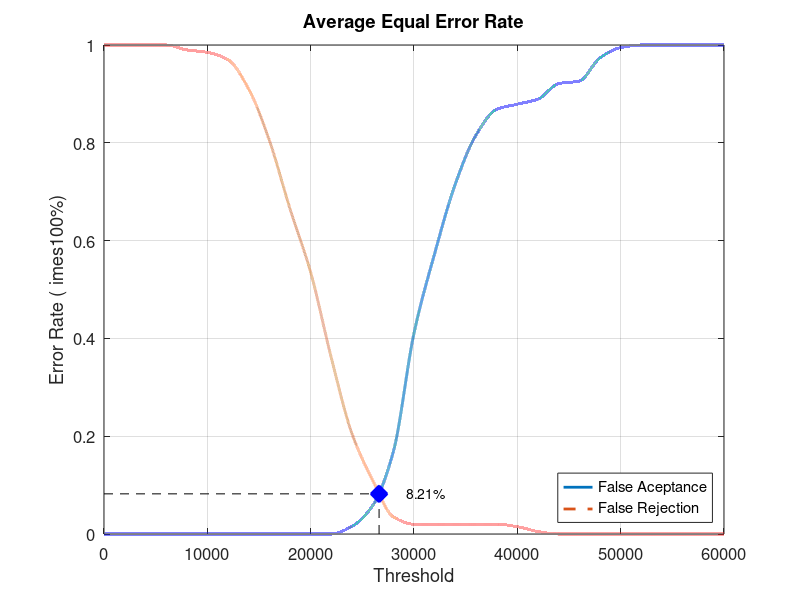
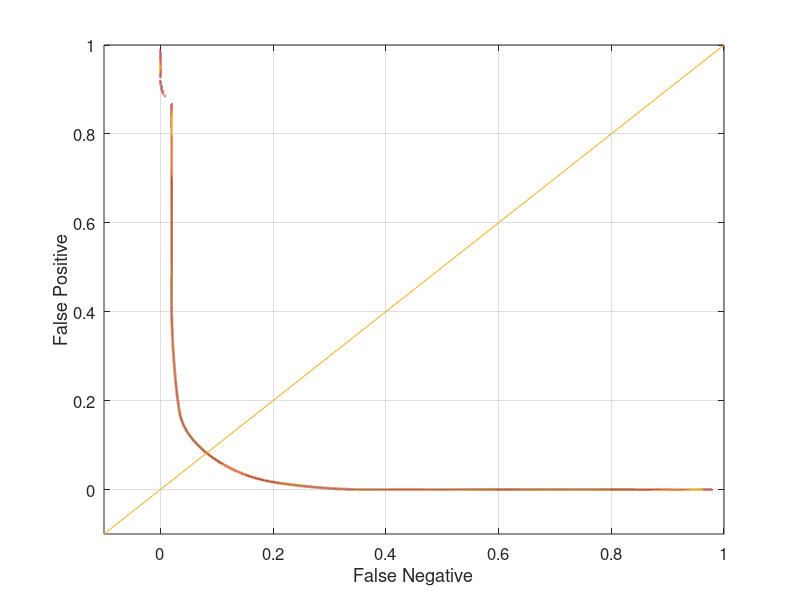

These charts were generated, in order, by the following MATLAB code:
close all;
clear;
clc;
x = 0:2000:60000;
xq = 0:0.5:60000;

y0 = [0 0 0 0 0 0 0 0 0 0 0 0 0.0157895 0.0578947 0.168421 0.410526 0.573684 0.715789 0.815789 0.868421 0.878947 0.889474 0.921053 0.926316 0.973684 0.994737 1 1 1 1 1]
yy0 = interp1(x, y0, xq, 'pchip');
y1 = [1 1 1 1 0.99 0.985 0.97 0.91 0.805 0.665 0.535 0.36 0.205 0.11 0.035 0.02 0.02 0.02 0.02 0.02 0.015 0.005 0 0 0 0 0 0 0 0 0]
yy1 = interp1(x, y1, xq, 'pchip');

% Calculating EER: 
y2 = abs(y0 - y1);
find(y2 == min(y2))
yy2 = abs(yy0 - yy1);
xEER = find(yy2 == min(yy2));
xEERIndex = xq(xEER) % X-axis EER
yEER = yy0(xEER) % Y-axis EER

main = figure
plot(xq, yy0,'-','LineWidth', 2);	hold on
plot(xq, yy1,'--','LineWidth', 2);	hold on
plot([xEERIndex xEERIndex], [0 yEER], 'k--');	hold on
plot([0 xEERIndex], [yEER yEER], 'k--');	hold on
plot(xEERIndex, yEER, 'bx', 'LineWidth', 10);	hold on
text(xEERIndex + 10 * xEERIndex / 100, yEER, [num2str(round((10000 * yEER)) / 100) '%'])
legend('False Aceptance', 'False Rejection', 'Location', 'SouthEast')
xlabel('Threshold')
ylabel('Error Rate (	imes100%)')
title('Average Equal Error Rate')
set(gca, 'FontSize', 12)
axis([0 60000 0 1])
grid on

print(main, 'Database3_3Main', '-dpng');
FNRxFPR = figure('Color', [1 1 1]);
plot(yy1, yy0, '-', yy1, yy0, 'LineWidth', 2);
hold on
y = -0.1:0.1:1
plot(y, y); 
set(gca, 'FontSize', 12)
xlabel('False Negative')
ylabel('False Positive')
axis([-0.1 1 -0.1 1])
set(gca, 'FontSize', 12)
grid on

print(FNRxFPR, 'Database3_3FNRxFPR','-dpng');
